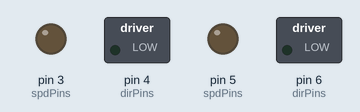
Recording of a sketch running on a simulated Arduino Uno, built with avr-gcc and run on an emulated ATmega328P. On the bench: switched loads named in the sketch (green lamp = pin HIGH), output pins drawn as LEDs (lit = HIGH). What the sketch prints to the serial monitor is not drawn.

Above: at 0.1 s.
At 2.1 s:
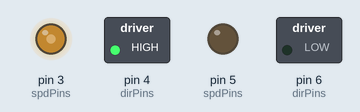
At 11.1 s:
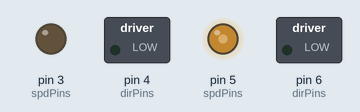
At 29.1 s:
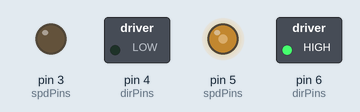
At 38.1 s:
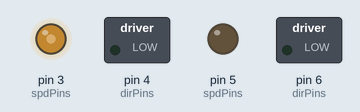
Timing chart, 0 to 39.6 s (numbered marks = the images above):
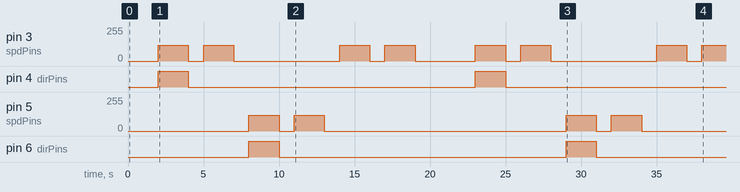

The sketch:

MotorTest.ino
```cpp
/*
  Motor Test — cycles through each motor (A, B, C) one at a time.
  Each motor runs forward, then reverse, then stops before moving
  to the next motor. Prints status to Serial Monitor.

  Pins (V3 motherboard):
    Motor A: direction=4, speed=3
    Motor B: direction=6, speed=5
    Motor C: direction=22, speed=23
*/

// Motor pin definitions (from Pinouts.h, V3 motherboard)
#define MOTOR_A_DIR   4
#define MOTOR_A_SPD   3
#define MOTOR_B_DIR   6
#define MOTOR_B_SPD   5
#define MOTOR_C_DIR   22
#define MOTOR_C_SPD   23

#define TEST_POWER    120   // PWM power level for test (0-255)
#define RUN_TIME_MS   2000  // how long each direction runs
#define PAUSE_TIME_MS 1000  // pause between directions

const int dirPins[] = { MOTOR_A_DIR, MOTOR_B_DIR, MOTOR_C_DIR };
const int spdPins[] = { MOTOR_A_SPD, MOTOR_B_SPD, MOTOR_C_SPD };
const char* names[] = { "A (Left)", "B (Right)", "C (Center)" };

void stopAll() {
  for (int i = 0; i < 3; i++) {
    digitalWrite(dirPins[i], LOW);
    analogWrite(spdPins[i], 0);
  }
}

void runMotor(int index, bool forward, int power) {
  digitalWrite(dirPins[index], forward ? HIGH : LOW);
  analogWrite(spdPins[index], power);
}

void setup() {
  Serial.begin(115200);
  while (!Serial && millis() < 3000) {}

  for (int i = 0; i < 3; i++) {
    pinMode(dirPins[i], OUTPUT);
    pinMode(spdPins[i], OUTPUT);
  }
  stopAll();

  Serial.println("=== Motor Test ===");
  Serial.print("Test power: ");
  Serial.println(TEST_POWER);
  Serial.println("Each motor: forward -> pause -> reverse -> pause\n");
  Serial.println("Starting in 2 seconds...\n");
  delay(2000);
}

void loop() {
  for (int i = 0; i < 3; i++) {
    // Forward
    Serial.print("Motor ");
    Serial.print(names[i]);
    Serial.println(" — FORWARD");
    runMotor(i, true, TEST_POWER);
    delay(RUN_TIME_MS);

    // Pause
    stopAll();
    delay(PAUSE_TIME_MS);

    // Reverse
    Serial.print("Motor ");
    Serial.print(names[i]);
    Serial.println(" — REVERSE");
    runMotor(i, false, TEST_POWER);
    delay(RUN_TIME_MS);

    // Pause before next motor
    stopAll();
    Serial.println();
    delay(PAUSE_TIME_MS);
  }

  Serial.println("--- Cycle complete, restarting in 3 seconds ---\n");
  delay(3000);
}
```

Measured:
- by itself, pin 3 (spdPins): 0/255 → 120/255 at 2.0 s, → 0/255 2.0 s later, → 120/255 1.0 s later, → 0/255 2.0 s later, … (15 changes in this stretch)
- by itself, pin 4 (dirPins), pin 6 (dirPins): alternates HIGH for 2.0 s and LOW for 19.0 s
- by itself, pin 5 (spdPins): 0/255 → 120/255 at 8.0 s, → 0/255 2.0 s later, → 120/255 1.0 s later, → 0/255 2.0 s later, … (8 changes in this stretch)
